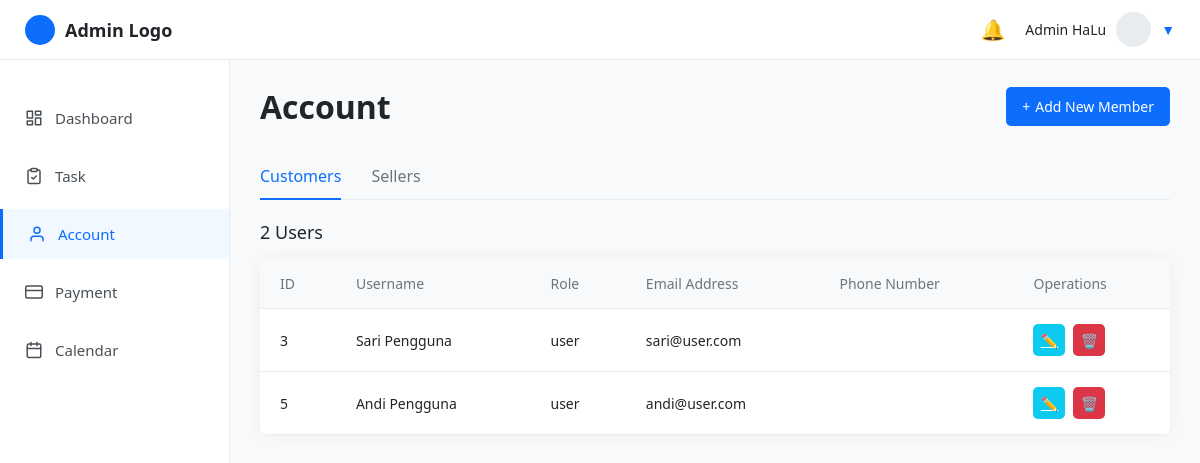
The app's page /account.php (signed in) with its own data.
### tables this page shows
CREATE TABLE `users` (
  `id` int(11) NOT NULL,
  `name` varchar(100) DEFAULT NULL,
  `first_name` varchar(100) DEFAULT NULL,
  `last_name` varchar(100) DEFAULT NULL,
  `dob` date DEFAULT NULL,
  `gender` enum('Male','Female') DEFAULT NULL,
  `email` varchar(100) DEFAULT NULL,
  `phone` varchar(20) DEFAULT NULL,
  `password` varchar(255) DEFAULT NULL,
  `role` enum('admin','user','provider') DEFAULT 'user',
  `status` enum('pending','verified','rejected') DEFAULT 'pending',
  `created_at` timestamp NOT NULL DEFAULT current_timestamp()
);

### account.php (the view, shortened to what this page needs)
<?php
include 'koneksi.php';
?>
<!DOCTYPE html>
<html lang="en">
<head>
  <link rel="stylesheet" href="https://cdn.jsdelivr.net/npm/sweetalert2@11/dist/sweetalert2.min.css">
</head>
<body>
  <header class="topbar">
    <div class="logo-section">
      <div class="logo-icon"></div>
      <span class="logo-text">Admin Logo</span>
    </div>
    <div class="right">
      <div class="notification-icon">🔔</div>
      <div class="user-info" id="userInfoToggle">
        <span class="username"><?= htmlspecialchars($_SESSION['admin_name']) ?></span>
        <div class="avatar"></div>
        <span class="dropdown-icon">▼</span>
      </div>
    </div>
  </header>
  <div class="content-wrapper">
    <?php
    $currentPage = basename($_SERVER['PHP_SELF']);
    ?>
    <aside class="sidebar">
      <ul class="nav">
        <li class="<?= $currentPage == 'dashboard.php' ? 'active' : '' ?>">
          <a href="dashboard.php">
            Dashboard
          </a>
        </li>
        <li class="<?= $currentPage == 'task.php' ? 'active' : '' ?>">
          <a href="task.php">
            Task
          </a>
        </li>
        <li class="<?= $currentPage == 'account.php' ? 'active' : '' ?>">
          <a href="account.php">
            <svg xmlns="http://www.w3.org/2000/svg" width="18" height="18" viewBox="0 0 24 24" fill="none"
              stroke="currentColor" stroke-width="2" stroke-linecap="round" stroke-linejoin="round">
              <path d="M20 21v-2a4 4 0 0 0-4-4H8a4 4 0 0 0-4 4v2"></path>
              <circle cx="12" cy="7" r="4"></circle>
            </svg>
            Account
          </a>
        </li>
        <li class="<?= $currentPage == 'transaksi.php' ? 'active' : '' ?>">
          <a href="transaksi.php">
            <svg xmlns="http://www.w3.org/2000/svg" width="18" height="18" viewBox="0 0 24 24" fill="none"
              stroke="currentColor" stroke-width="2" stroke-linecap="round" stroke-linejoin="round">
              <rect x="1" y="4" width="22" height="16" rx="2" ry="2"></rect>
              <line x1="1" y1="10" x2="23" y2="10"></line>
            </svg>
            Payment
          </a>
        </li>
        <li class="<?= $currentPage == 'calendar.php' ? 'active' : '' ?>">
          <a href="calendar.php">
            Calendar
          </a>
        </li>
      </ul>
    </aside>
    <main class="main-content">
      <div class="account-header">
        <h1>Account</h1>
        <label for="add-user-toggle" class="btn-add">
          <span>+</span> Add New Member
        </label>
      </div>
      <div class="tabs">
        <?php
        $role = isset($_GET['role']) ? $_GET['role'] : 'Customers';
        $db_role = $role;
        if ($role === 'Customers')
          $db_role = 'user';
        ?>
        <a href="?role=Customers" class="<?= $role == 'Customers' ? 'active' : '' ?>">Customers</a>
        <a href="?role=Sellers" class="<?= $role == 'Sellers' ? 'active' : '' ?>">Sellers</a>
      </div>
      <?php
      $countQuery = mysqli_query($conn, "SELECT COUNT(*) as total FROM users WHERE role='$db_role'");
      $countResult = mysqli_fetch_assoc($countQuery);
      $totalUsers = $countResult['total'];
      $query = mysqli_query($conn, "SELECT * FROM users WHERE role='$db_role'");
      ?>
      <div class="user-count"><?= $totalUsers ?> Users</div>
      <table>
        <thead>
          <tr>
            <th>ID</th>
            <th>Username</th>
            <th>Role</th>
            <th>Email Address</th>
            <?php if ($role === 'Sellers') { ?>
              <th>Status</th>
            <?php } else { ?>
              <th>Phone Number</th>
            <?php } ?>
            <th>Operations</th>
          </tr>
        </thead>
        <tbody>
          <?php while ($row = mysqli_fetch_assoc($query)) { ?>
            <tr>
              <td><?= $row['id'] ?></td>
              <td><?= isset($row['username']) ? $row['username'] : $row['name'] ?></td>
              <td><?= $row['role'] ?></td>
              <td><?= $row['email'] ?></td>
              <?php if ($role === 'Sellers') { ?>
                <td style="color: <?= $row['status'] == 'Verified' ? '#28a745' : '#dc3545'; ?>">
                  <?= $row['status'] ?>
                </td>
              <?php } else { ?>
                <td><?= $row['phone'] ?></td>
              <?php } ?>
              <td>
                <div class="operation-buttons">
                  <a href="edit.php?id=<?= $row['id'] ?>" class="btn-edit">✏️</a>
                  <label for="confirm-delete-<?= $row['id'] ?>" class="btn-delete">🗑️</label>
                </div>
              </td>
            </tr>
          <?php } ?>
        </tbody>
      </table>
    </main>
  </div>
</body>
</html>

### records on screen
users: id "3", name "Sari Pengguna", role "user", email "sari@user.com"
users: id "5", name "Andi Pengguna", role "user", email "andi@user.com"

### other values on screen
$_SESSION['admin_name'] "Admin HaLu"
$totalUsers "2"
